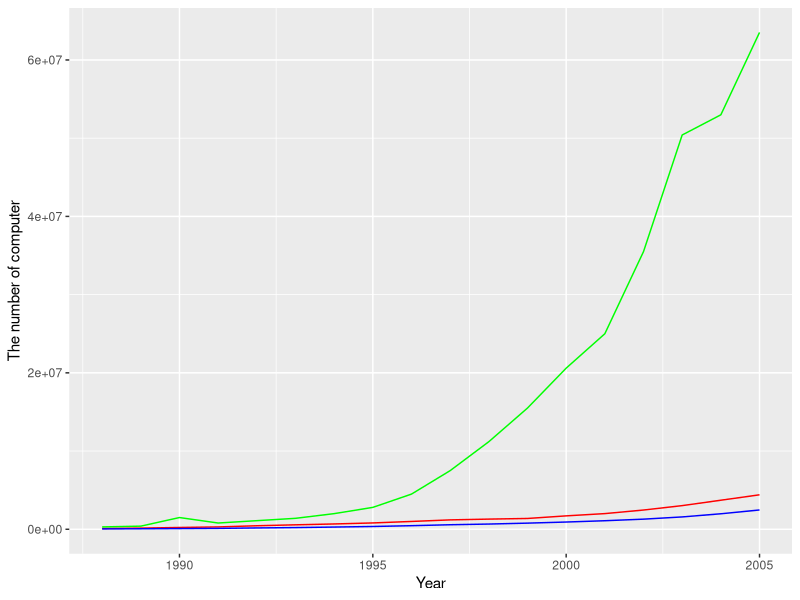

Here is the R script that generated this plot:
require(ggplot2)

file1 <- read.csv('data/computer1.csv')
names(file1)[2] <- "Thailand"

file2 <- read.csv('data/computer2.csv')
file2 <- file2[c('Year','The.number.of.computer')]
names(file2)[2] <- "ASEAN"
file2$ASEAN <- as.numeric(file2$ASEAN)

file3 <- read.csv('data/computer3.csv')
names(file3)[2] <- "China"

df <- merge(file1,file2,by="Year")
df <- merge(df,file3,by="Year")

graph <- ggplot(df, aes(Year)) +
  geom_line(aes(y=Thailand), color="red") +
  geom_line(aes(y=ASEAN), color="blue") +
  geom_line(aes(y=China), color="green")

graph <- graph + ylab("The number of computer") + xlab("Year")

graph
